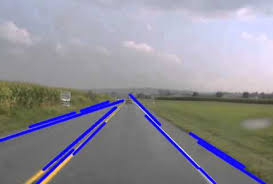
#> input picture lane.jpeg, 273 x 184 px
$ python detector_opencv.py
#> lines starting #> are read from the running program, lines starting #| are printed output that depends on the picture; after the words box and inside, x2 and y2 are one past the last pixel; in counts of white or black regions, pixels touching at a corner belong together
import matplotlib.pylab as plt
import cv2 as cv
import numpy as np
image=cv.imread('lane.jpeg')
#> image is the input picture: shape (184, 273, 3); mean B, G, R 152, 142, 143.1
image=cv.cvtColor(image,cv.COLOR_BGR2RGB)

#print(image.shape)
height=image.shape[0]
#> height = 184
width=image.shape[1]
#> width = 273

def draw_the_line(img,lines):
    img=np.copy(img)
    blank_image=np.zeros((img.shape[0],img.shape[1],3),dtype=np.uint8)

    for line in lines:
        for x1,y1,x2,y2 in line:
            cv.line(blank_image,(x1,y1),(x2,y2),(255,255,0),thickness=2)
    img=cv.addWeighted(img,0.8,blank_image,1,0.0)
    return img


def region_of_interst(img,vertices):
    mask=np.zeros_like(img)
    #channel_count=img.shape[2]
    match_mask_color=255
    cv.fillPoly(mask,vertices,match_mask_color)
    mask_image=cv.bitwise_and(img,mask)
    return mask_image


region_of_interst_vertices=[(0,height),(width/2,height/2),(width,height)]
#> region_of_interst_vertices = [(0, 184), (136.5, 92), (273, 184)]
gray=cv.cvtColor(image,cv.COLOR_BGR2GRAY)
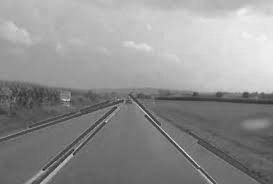
#> gray: shape (184, 273); min 37, max 243, mean 145.1
canny=cv.Canny(gray,100,200)
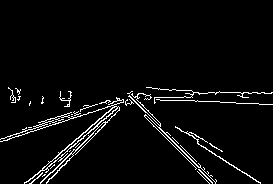
#> canny: shape (184, 273); 4% white in thin lines or dots, all inside (x1, y1, x2, y2) = (0, 87, 273, 184)

cropped=region_of_interst(canny,np.array([region_of_interst_vertices],np.int32))
#> in region_of_interst, `cv.fillPoly(mask,vertices,match_mask_color)`:
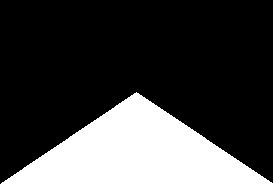
#> mask: shape (184, 273); 25.1% white; 1 white region, box (x1, y1, x2, y2) and area: (1, 92, 273, 184) 12603
#> in region_of_interst, `mask_image=cv.bitwise_and(img,mask)`:
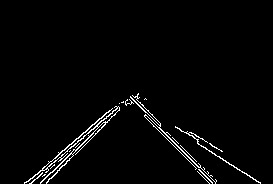
#> mask_image: shape (184, 273); 2.3% white in thin lines or dots, all inside (x1, y1, x2, y2) = (24, 93, 261, 184)
line1=cv.HoughLinesP(cropped,rho=6,theta=np.pi/60,threshold=160,lines=np.array([]),minLineLength=40,maxLineGap=20)
#> line1 = [[28, 181, 76, 138], [159, 127, 215, 183], [31, 183, 121, 102], [41, 181, 138, 93], [160, 125, 216, 181], [197, 143, 256, 181], [46, 172, 130, 96], [46, 183, 119, 103], [175, 127, 260, 182]]


image_width_line=draw_the_line(image,line1)
#> the loop in draw_the_line, `for line in lines:` made 9 passes
#> after the loop in draw_the_line, `for line in lines:`:
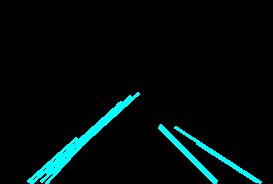
#> blank_image: shape (184, 273, 3); mean of channels 0, 1, 2 11.5, 11.5, 0; drawn as B, G, R
#> in draw_the_line, `img=cv.addWeighted(img,0.8,blank_image,1,0.0)`:
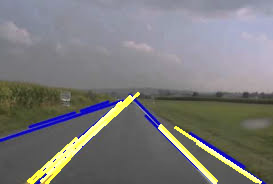
#> img: shape (184, 273, 3); mean R, G, B 122.6, 122.1, 121.6
plt.imshow(image_width_line)
plt.show()
